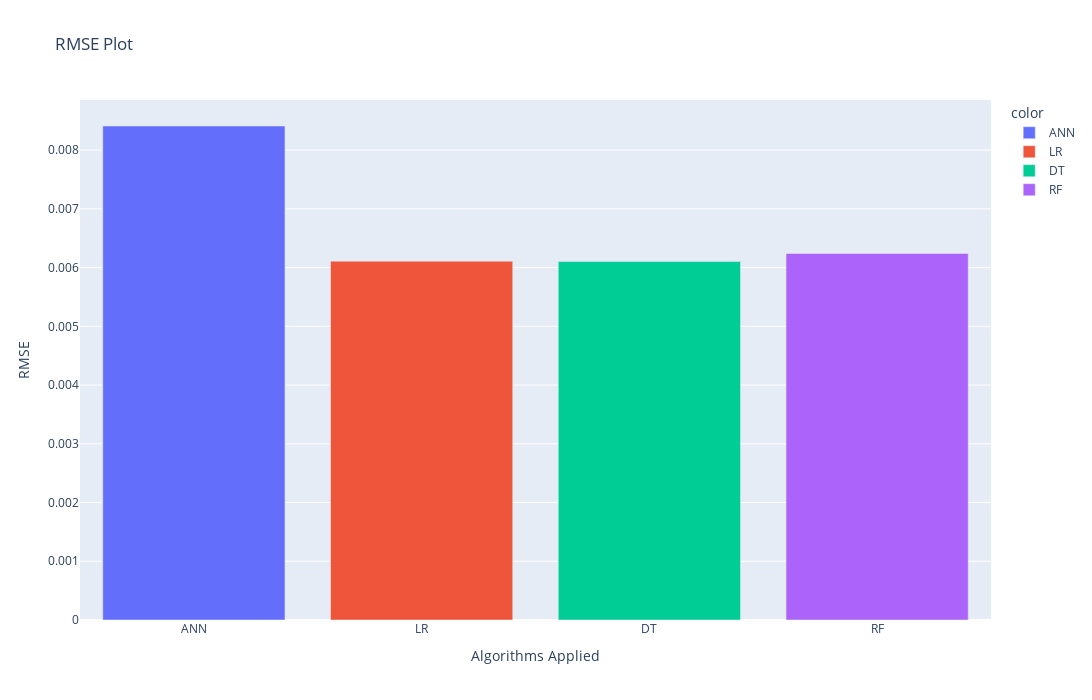

Write notebook code for a chart like this one.
### Code cell
fig = px.bar(x=algo_name,y=rmse_list, title = 'RMSE Plot', color=algo_name, height=700, width= 1300)
fig.update_layout(xaxis_title="Algorithms Applied", yaxis_title="RMSE")
fig.show()

### Figure 1 — Plotly figure (JSON) as saved in the notebook; plotly's stock layout.template omitted (floating-point values rounded to 4 significant figures)
{"data": [{"alignmentgroup": "True", "hovertemplate": "color=ANN<br>x=%{x}<br>y=%{y}<extra></extra>", "legendgroup": "ANN", "marker": {"color": "#636efa"}, "name": "ANN", "offsetgroup": "ANN", "orientation": "v", "showlegend": true, "textposition": "auto", "type": "bar", "x": ["ANN"], "xaxis": "x", "y": [0.00841], "yaxis": "y"}, {"alignmentgroup": "True", "hovertemplate": "color=LR<br>x=%{x}<br>y=%{y}<extra></extra>", "legendgroup": "LR", "marker": {"color": "#EF553B"}, "name": "LR", "offsetgroup": "LR", "orientation": "v", "showlegend": true, "textposition": "auto", "type": "bar", "x": ["LR"], "xaxis": "x", "y": [0.006109], "yaxis": "y"}, {"alignmentgroup": "True", "hovertemplate": "color=DT<br>x=%{x}<br>y=%{y}<extra></extra>", "legendgroup": "DT", "marker": {"color": "#00cc96"}, "name": "DT", "offsetgroup": "DT", "orientation": "v", "showlegend": true, "textposition": "auto", "type": "bar", "x": ["DT"], "xaxis": "x", "y": [0.006102], "yaxis": "y"}, {"alignmentgroup": "True", "hovertemplate": "color=RF<br>x=%{x}<br>y=%{y}<extra></extra>", "legendgroup": "RF", "marker": {"color": "#ab63fa"}, "name": "RF", "offsetgroup": "RF", "orientation": "v", "showlegend": true, "textposition": "auto", "type": "bar", "x": ["RF"], "xaxis": "x", "y": [0.00624], "yaxis": "y"}], "layout": {"barmode": "relative", "height": 700, "legend": {"title": {"text": "color"}, "tracegroupgap": 0}, "title": {"text": "RMSE Plot"}, "width": 1300, "xaxis": {"anchor": "y", "domain": [0, 1], "title": {"text": "Algorithms Applied"}}, "yaxis": {"anchor": "x", "domain": [0, 1], "title": {"text": "RMSE"}}}}
